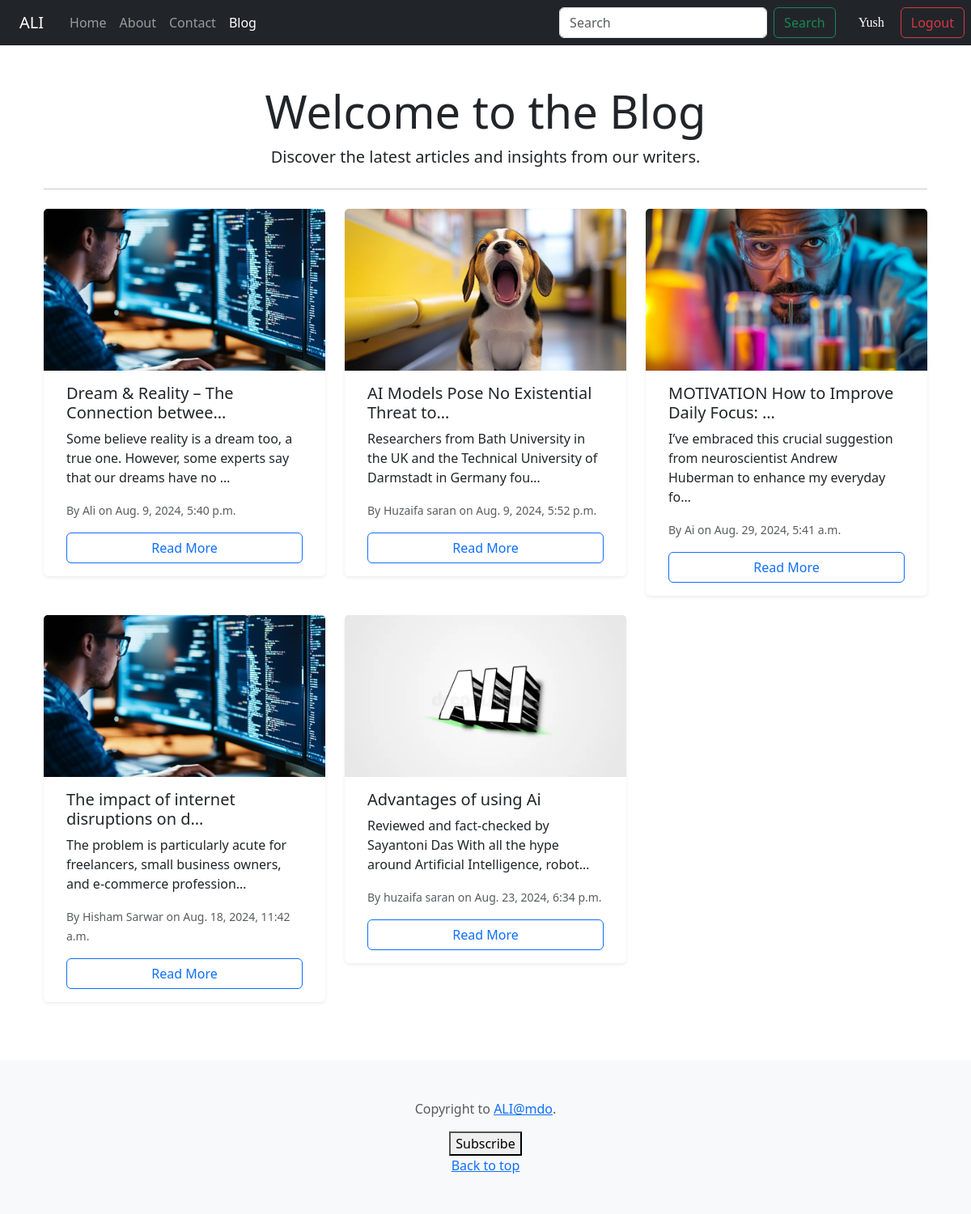
Screenshot of /blog/ (signed in) with the database file from the repository.
### ali/models.py (models this page shows, shortened)
class Post(models.Model):
    sno = models.AutoField(primary_key=True)
    title = models.CharField(max_length=255)
    author = models.CharField(max_length=50)
    intro = models.TextField(help_text="Short introduction or overview", null=True, blank=True)
    content = models.TextField(help_text="Main content of the article", null=True, blank=True)
    image1 = models.ImageField(upload_to='static/', null=True, blank=True, help_text="Main image")
    section1_title = models.CharField(max_length=255, blank=True, null=True, help_text="Title for section 1")
    section1_content = models.TextField(blank=True, null=True, help_text="Content for section 1")
    image2 = models.ImageField(upload_to='static/', null=True, blank=True, help_text="Image for section 1")
    section2_title = models.CharField(max_length=255, blank=True, null=True, help_text="Title for section 2")
    section2_content = models.TextField(blank=True, null=True, help_text="Content for section 2")
    image3 = models.ImageField(upload_to='static/', null=True, blank=True, help_text="Image for section 2")
    slug = models.SlugField(unique=True, max_length=150, null=True, blank=True)
    time_stamp = models.DateTimeField(auto_now_add=True)

### blog/views.py (the view)
# urls.py: path('', views.bloghome, name='home'),
def bloghome(request):
    all_posts = Post.objects.all()
    return render(request, 'ali/bloghome.html', {"all_posts": all_posts})

### templates/ali/bloghome.html (shortened to what this page needs)
{% extends 'basic.html' %}
{% block bloghomeactive %}active{% endblock bloghomeactive%}
{% block body %}
<div class="container my-5">
  <div class="row">
    <div class="col text-center">
      <h1 class="display-4">Welcome to the Blog</h1>
      <p class="lead">Discover the latest articles and insights from our writers.</p>
      <hr class="my-4">
    </div>
  </div>
  <div class="row">
    {% for blog in all_posts %}
    <div class="col-lg-4 col-md-6 col-sm-12 mb-4 align-items-stretch">
      <div class="card shadow-sm border-0 rounded">
        <img src="/{{blog.image1}}" class="card-img-top" alt="{{ blog.title }}" style="height: 200px; object-fit: cover;">
        <div class="card-body d-flex flex-column">
          <h5 class="card-title">{{ blog.title|truncatechars:40 }}</h5>
          <p class="card-text">{{ blog.content|truncatechars:100 }}</p>
          <p class="card-text"><small class="text-muted">By {{ blog.author }} on {{ blog.time_stamp }}</small></p>
          <a href="/blog/{{ blog.slug }}" class="btn btn-outline-primary mt-auto">Read More</a>
        </div>
      </div>
    </div>
    {% endfor %}
  </div>
</div>
{% endblock %}

### templates/basic.html (shortened to what this page needs)
{% load static %}
<!doctype html>
<html lang="en">
<head>
  <link rel="stylesheet" href="https://cdn.jsdelivr.net/npm/bootstrap@5.3.3/dist/css/bootstrap.min.css"
>
</head>
<body>
  <nav class="navbar navbar-expand-lg navbar-dark bg-dark">
    <a class="navbar-brand mx-4" href="/">ALI</a>
    <div class="collapse navbar-collapse justify-content-between" id="navbarSupportedContent">
      <ul class="navbar-nav mb-2 mb-lg-0" id="navi">
        <li class="nav-item">
          <a class="nav-link {% block aliactive %}{% endblock aliactive%}" href="/">Home</a>
        </li>
        <li class="nav-item">
          <a class="nav-link {% block aboutactive %}{% endblock aboutactive %}" href="/blog/about">About</a>
        </li>
        <li class="nav-item">
          <a class="nav-link {% block contactactive %}{% endblock contactactive %}" href="/blog/contact">Contact</a>
        </li>
        <li class="nav-item">
          <a class="nav-link {% block bloghomeactive %}{% endblock bloghomeactive %}" href="/blog">Blog</a>
        </li>
      </ul>
      <form class="d-flex me-0" action="/blog/search" method="get">
        <input class="form-control me-2" name="query" id="search" type="search" placeholder="Search"
          aria-label="Search">
        <button class="btn btn-outline-success me-2" type="submit">Search</button>
        {% if user.is_authenticated %}
        <span class="welcome">{{user.username.capitalize}}</span>
        <a href="/logout"><button class="btn btn-outline-danger me-2" type="button">Logout</button></a>
        {% else %}
        <a href="/signup"><button class="btn btn-outline-success me-2" type="button">Signup</button></a>
        <a href="/signin"><button class="btn btn-outline-success me-2" type="button">Signin</button></a>
        {% endif %}
      </form>
    </div>
  </nav>
  {% block body %} {% endblock body %}
  <footer class="py-5 text-center text-body-secondary bg-body-tertiary">
    <p>Copyright to <a href="/">ALI@mdo</a>.</p>
    <p class="mb-0">
    <div class="form-container">
      <form action="{% url 'send_email' %}" method="POST">
        <button type="submit">Subscribe</button>
      </form>
    </div>
    <a href="#">Back to top</a>
</body>
</html>

### templates/basic.html (style rules this page uses)
.row { margin: 0px 0px; }
.d-flex { margin-left: 12px; margin-right: 12px; }
.welcome { display: flex; justify-content: center; align-items: center; color: white; margin: 0px 20px; font-family: cursive; }

### rows the page displays
Post: image1 (picture), title "Dream & Reality – The Connection betwee…", content "Some believe reality is a dream too, a true one. However, some experts say that our dreams have no …", author "Ali", time_stamp "Aug. 9, 2024, 5:40 p.m."
Post: image1 (picture), title "AI Models Pose No Existential Threat to…", content "Researchers from Bath University in the UK and the Technical University of Darmstadt in Germany fou…", author "Huzaifa saran", time_stamp "Aug. 9, 2024, 5:52 p.m."
Post: image1 (picture), title "MOTIVATION How to Improve Daily Focus: …", content "I’ve embraced this crucial suggestion from neuroscientist Andrew Huberman to enhance my everyday fo…", author "Ai", time_stamp "Aug. 29, 2024, 5:41 a.m."
Post: image1 (picture), title "The impact of internet disruptions on d…", content "The problem is particularly acute for freelancers, small business owners, and e-commerce profession…", author "Hisham Sarwar", time_stamp "Aug. 18, 2024, 11:42 a.m."
Post: image1 (picture), title "Advantages of using Ai", content "Reviewed and fact-checked by Sayantoni Das With all the hype around Artificial Intelligence, robot…", author "huzaifa saran", time_stamp "Aug. 23, 2024, 6:34 p.m."

### other values shown
{{ user.username.capitalize }} "Yush"
